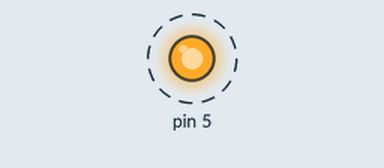
Recording of a sketch running on a simulated Arduino Uno, built with avr-gcc and run on an emulated ATmega328P. Shown: output pins drawn as LEDs (lit = HIGH). Dashed ring = blinking.

Above: at 0.05 s.
Timing chart, 0 to 5.1 s (numbered marks = the images above):
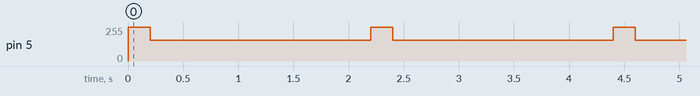

Measured:
- by itself, pin 5: alternates 255/255 for 0.20 s and 155/255 for 2.0 s

The sketch:

PWMpin.ion.ino
```cpp
int led=5;
void setup() {
  pinMode(5,OUTPUT);


}

void loop() {
  // put your main code here, to run repeatedly:
  analogWrite(5,255);
  delay(200);
  analogWrite(5,155);
  delay(2000);

}
```
